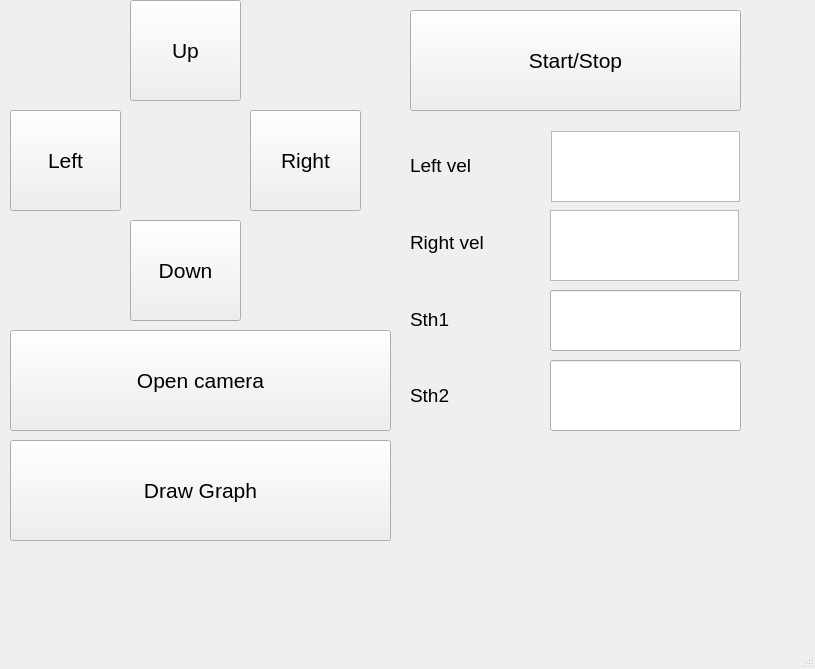
<?xml version="1.0" encoding="UTF-8"?>
<ui version="4.0">
 <class>MainWindow</class>
 <widget class="QMainWindow" name="MainWindow">
  <property name="geometry">
   <rect>
    <x>0</x>
    <y>0</y>
    <width>815</width>
    <height>669</height>
   </rect>
  </property>
  <property name="windowTitle">
   <string>MainWindow</string>
  </property>
  <widget class="QWidget" name="centralwidget">
   <widget class="QPushButton" name="up">
    <property name="geometry">
     <rect>
      <x>130</x>
      <y>0</y>
      <width>111</width>
      <height>101</height>
     </rect>
    </property>
    <property name="font">
     <font>
      <family>Arial</family>
      <pointsize>16</pointsize>
     </font>
    </property>
    <property name="mouseTracking">
     <bool>true</bool>
    </property>
    <property name="autoFillBackground">
     <bool>false</bool>
    </property>
    <property name="text">
     <string>Up</string>
    </property>
   </widget>
   <widget class="QPushButton" name="down">
    <property name="geometry">
     <rect>
      <x>130</x>
      <y>220</y>
      <width>111</width>
      <height>101</height>
     </rect>
    </property>
    <property name="font">
     <font>
      <family>Arial</family>
      <pointsize>16</pointsize>
     </font>
    </property>
    <property name="mouseTracking">
     <bool>true</bool>
    </property>
    <property name="autoFillBackground">
     <bool>false</bool>
    </property>
    <property name="text">
     <string>Down</string>
    </property>
   </widget>
   <widget class="QPushButton" name="right">
    <property name="geometry">
     <rect>
      <x>250</x>
      <y>110</y>
      <width>111</width>
      <height>101</height>
     </rect>
    </property>
    <property name="font">
     <font>
      <family>Arial</family>
      <pointsize>16</pointsize>
     </font>
    </property>
    <property name="mouseTracking">
     <bool>true</bool>
    </property>
    <property name="autoFillBackground">
     <bool>false</bool>
    </property>
    <property name="text">
     <string>Right</string>
    </property>
    <property name="checkable">
     <bool>false</bool>
    </property>
    <property name="flat">
     <bool>false</bool>
    </property>
   </widget>
   <widget class="QPushButton" name="left">
    <property name="geometry">
     <rect>
      <x>10</x>
      <y>110</y>
      <width>111</width>
      <height>101</height>
     </rect>
    </property>
    <property name="font">
     <font>
      <family>Arial</family>
      <pointsize>16</pointsize>
     </font>
    </property>
    <property name="mouseTracking">
     <bool>true</bool>
    </property>
    <property name="autoFillBackground">
     <bool>false</bool>
    </property>
    <property name="text">
     <string>Left</string>
    </property>
   </widget>
   <widget class="QPushButton" name="start_stop">
    <property name="geometry">
     <rect>
      <x>410</x>
      <y>10</y>
      <width>331</width>
      <height>101</height>
     </rect>
    </property>
    <property name="font">
     <font>
      <family>Arial</family>
      <pointsize>16</pointsize>
     </font>
    </property>
    <property name="text">
     <string>Start/Stop</string>
    </property>
   </widget>
   <widget class="QWidget" name="layoutWidget">
    <property name="geometry">
     <rect>
      <x>410</x>
      <y>130</y>
      <width>135</width>
      <height>301</height>
     </rect>
    </property>
    <layout class="QVBoxLayout" name="verticalLayout">
     <item>
      <widget class="QLabel" name="label_3">
       <property name="font">
        <font>
         <family>Arial</family>
         <pointsize>14</pointsize>
        </font>
       </property>
       <property name="text">
        <string>Left vel</string>
       </property>
      </widget>
     </item>
     <item>
      <widget class="QLabel" name="label_2">
       <property name="font">
        <font>
         <family>Arial</family>
         <pointsize>14</pointsize>
        </font>
       </property>
       <property name="text">
        <string>Right vel</string>
       </property>
      </widget>
     </item>
     <item>
      <widget class="QLabel" name="label">
       <property name="font">
        <font>
         <family>Arial</family>
         <pointsize>14</pointsize>
        </font>
       </property>
       <property name="text">
        <string>Sth1</string>
       </property>
      </widget>
     </item>
     <item>
      <widget class="QLabel" name="label_4">
       <property name="font">
        <font>
         <family>Arial</family>
         <pointsize>14</pointsize>
        </font>
       </property>
       <property name="text">
        <string>Sth2</string>
       </property>
      </widget>
     </item>
    </layout>
   </widget>
   <widget class="QLineEdit" name="lineEdit">
    <property name="geometry">
     <rect>
      <x>550</x>
      <y>290</y>
      <width>191</width>
      <height>61</height>
     </rect>
    </property>
    <property name="font">
     <font>
      <pointsize>18</pointsize>
     </font>
    </property>
   </widget>
   <widget class="QLineEdit" name="lineEdit_2">
    <property name="geometry">
     <rect>
      <x>550</x>
      <y>360</y>
      <width>191</width>
      <height>71</height>
     </rect>
    </property>
    <property name="font">
     <font>
      <pointsize>18</pointsize>
     </font>
    </property>
   </widget>
   <widget class="QTextEdit" name="leftvel">
    <property name="geometry">
     <rect>
      <x>551</x>
      <y>131</y>
      <width>189</width>
      <height>71</height>
     </rect>
    </property>
    <property name="font">
     <font>
      <pointsize>18</pointsize>
     </font>
    </property>
   </widget>
   <widget class="QTextEdit" name="rightvel">
    <property name="geometry">
     <rect>
      <x>550</x>
      <y>210</y>
      <width>189</width>
      <height>71</height>
     </rect>
    </property>
    <property name="font">
     <font>
      <pointsize>18</pointsize>
     </font>
    </property>
   </widget>
   <widget class="QPushButton" name="open_camera_button">
    <property name="geometry">
     <rect>
      <x>10</x>
      <y>330</y>
      <width>381</width>
      <height>101</height>
     </rect>
    </property>
    <property name="font">
     <font>
      <family>Arial</family>
      <pointsize>16</pointsize>
     </font>
    </property>
    <property name="autoFillBackground">
     <bool>false</bool>
    </property>
    <property name="text">
     <string>Open camera</string>
    </property>
   </widget>
   <widget class="QPushButton" name="draw_graph_button">
    <property name="geometry">
     <rect>
      <x>10</x>
      <y>440</y>
      <width>381</width>
      <height>101</height>
     </rect>
    </property>
    <property name="font">
     <font>
      <family>Arial</family>
      <pointsize>16</pointsize>
     </font>
    </property>
    <property name="autoFillBackground">
     <bool>false</bool>
    </property>
    <property name="text">
     <string>Draw Graph</string>
    </property>
   </widget>
  </widget>
  <widget class="QMenuBar" name="menubar">
   <property name="geometry">
    <rect>
     <x>0</x>
     <y>0</y>
     <width>815</width>
     <height>26</height>
    </rect>
   </property>
  </widget>
  <widget class="QStatusBar" name="statusbar"/>
 </widget>
 <resources/>
 <connections/>
</ui>
